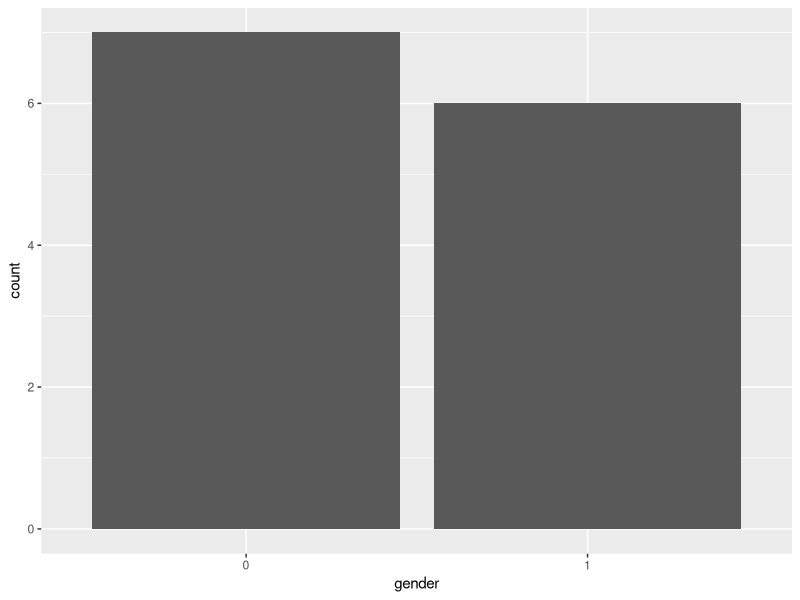
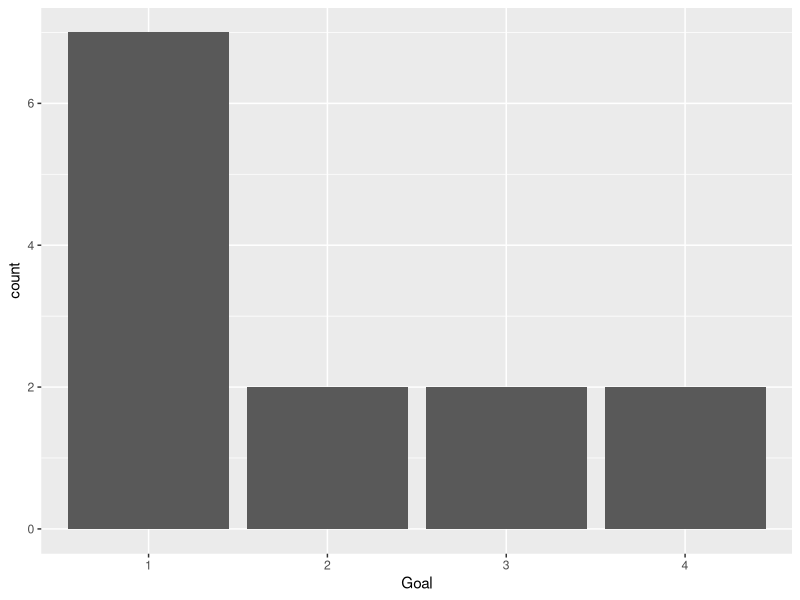
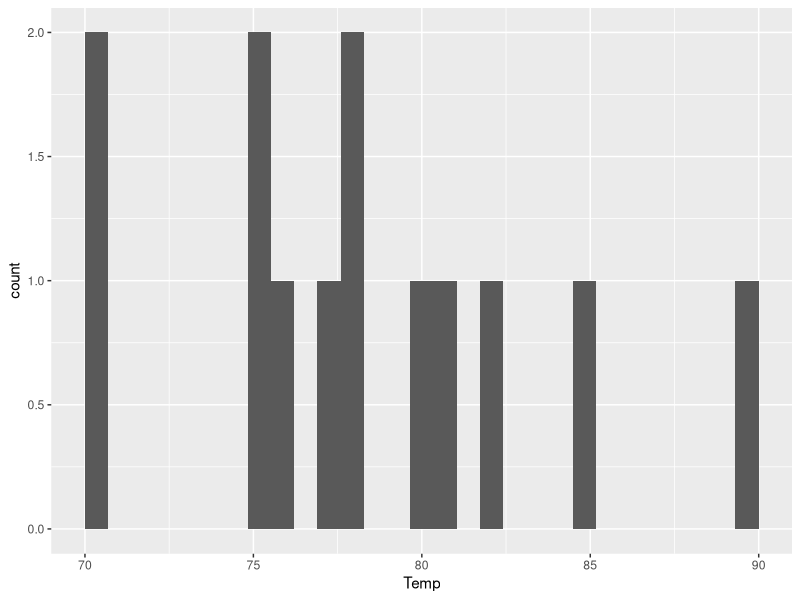
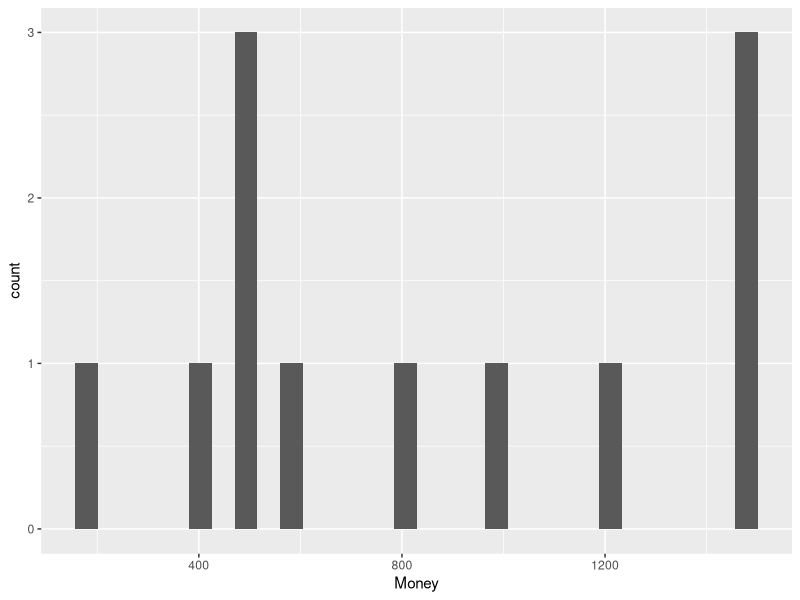
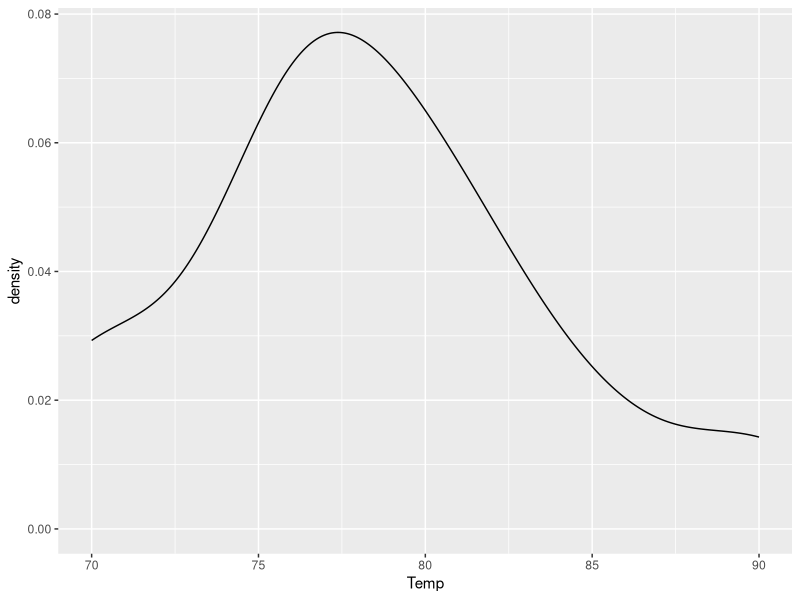
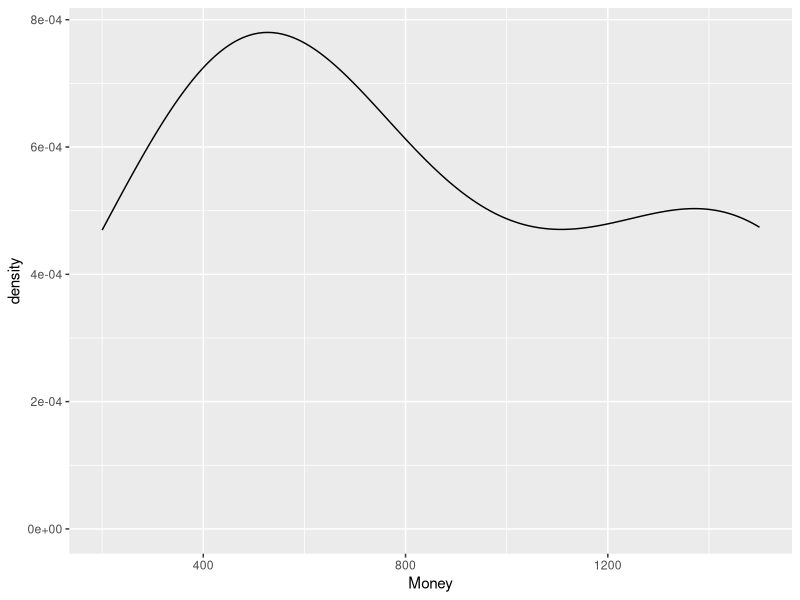
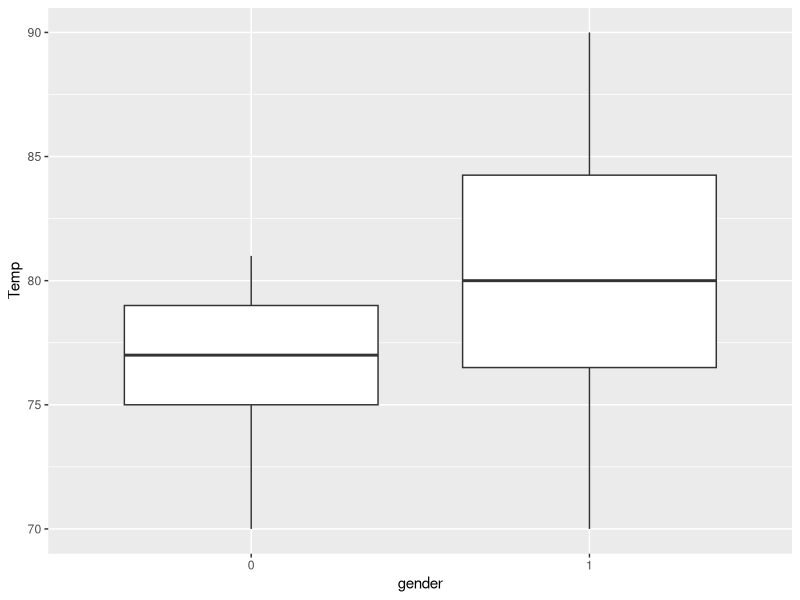
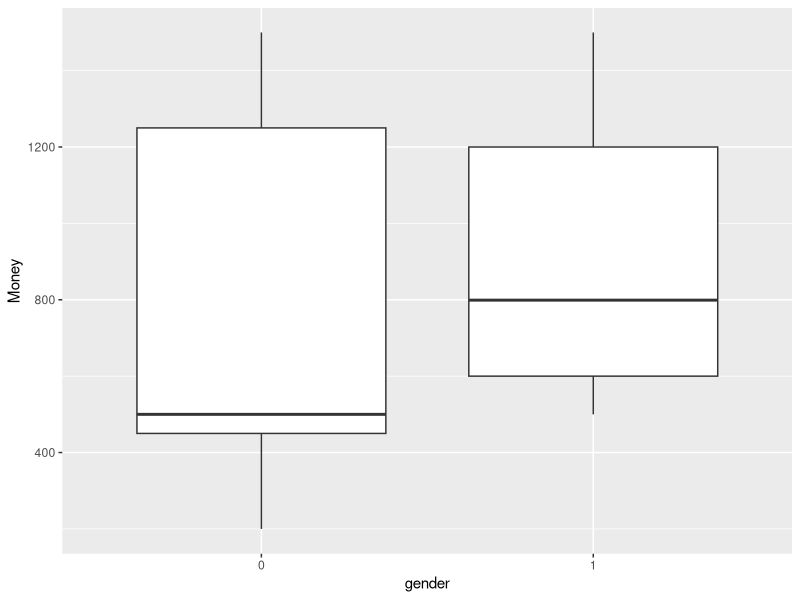

Write R code to recreate these figures, in order.
# install.packages("writexl")
library(tidyverse)
library(haven)
library(psych)
library(writexl)

summer <- read_sav("summersurvey.sav")

summer

glimpse(summer)

#change variable type
# %>% -> then (shortcut: ctrl + shift + m)
# factor -> <fct> -> categorical variable
# *categorical type: <fct> and <chr>
# *continuous type: <dbl> and <int>
summer<-summer %>% 
  mutate(gender = as.factor(gender),
         Degree = as.factor(Degree),
         Goal = as.factor(Goal),
         Attitude = as.factor(Attitude),
         Excited = as.factor(Excited),
         Anxious = as.factor(Anxious))

glimpse(summer)

#Show the certain column in data
table(summer$gender)
#In percentages
prop.table(table(summer$gender)) * 100

table(summer$Goal)
prop.table(table(summer$Goal)) * 100

#Using Tidyverse's pipe to do the same thing
summer %>% select(gender) %>% table()

#==================================================

lab1 <- read_sav("lab 1 example data.sav")
glimpse(lab1)

lab1 <- lab1 %>% 
  mutate(gender = as.factor(gender),
         race = as.factor(race),
         scitype = as.factor(scitype),
         stutype = as.factor(stutype))

glimpse(lab1)

#List all values of CGPA and their count, then sort in descending order
lab1 %>% count(cgpa) %>% arrange(desc(cgpa))

table(lab1$greq)
prop.table(table(lab1$greq)) * 100

#==================================================

#List more detailed info of the data
summary(summer)

#Another way to do it
describe(summer)

#*Tidyverse way of doing it
summer %>% summary()
summer %>% describe()

#Draw a bar chart
summer %>% 
  ggplot(mapping = aes (x = gender)) +
  geom_bar()

summer %>% 
  ggplot(mapping = aes (x = Goal)) +
  geom_bar()

#Draw a histograms chart
#*Difference usage of bar and histograms chart:
#Bar: Used for categorical, Histograms: Used for continuous
summer %>% 
  ggplot(mapping = aes (x = Temp)) +
  geom_histogram()

summer %>% 
  ggplot(mapping = aes (x = Money)) +
  geom_histogram()

#Draw a density chart
summer %>% 
  ggplot(mapping = aes (x = Temp)) +
  geom_density()

summer %>% 
  ggplot(mapping = aes (x = Money)) +
  geom_density()

#Draw a boxplot
# x = categorical, y = continuous
summer %>% 
  ggplot(mapping = aes (x = gender, y = Temp)) +
  geom_boxplot()

summer %>% 
  ggplot(mapping = aes (x = gender, y = Money)) +
  geom_boxplot()

#==================================================

#*fill can be used to color the bar
lab1 %>% 
  ggplot(mapping = aes (x = race, fill = race)) +
  geom_bar()

lab1 %>% 
  ggplot(mapping = aes (x = greq)) +
  geom_histogram()

lab1 %>% 
  ggplot(mapping = aes (x = race, y = greq)) +
  geom_boxplot()

#==================================================

#For Normal distribution, skew and kurtosis values should be in -3 to 3
#For Standard(Z) normal distribution, mean should be 0, sd(標準差) should be 1
summer %>% summary()
